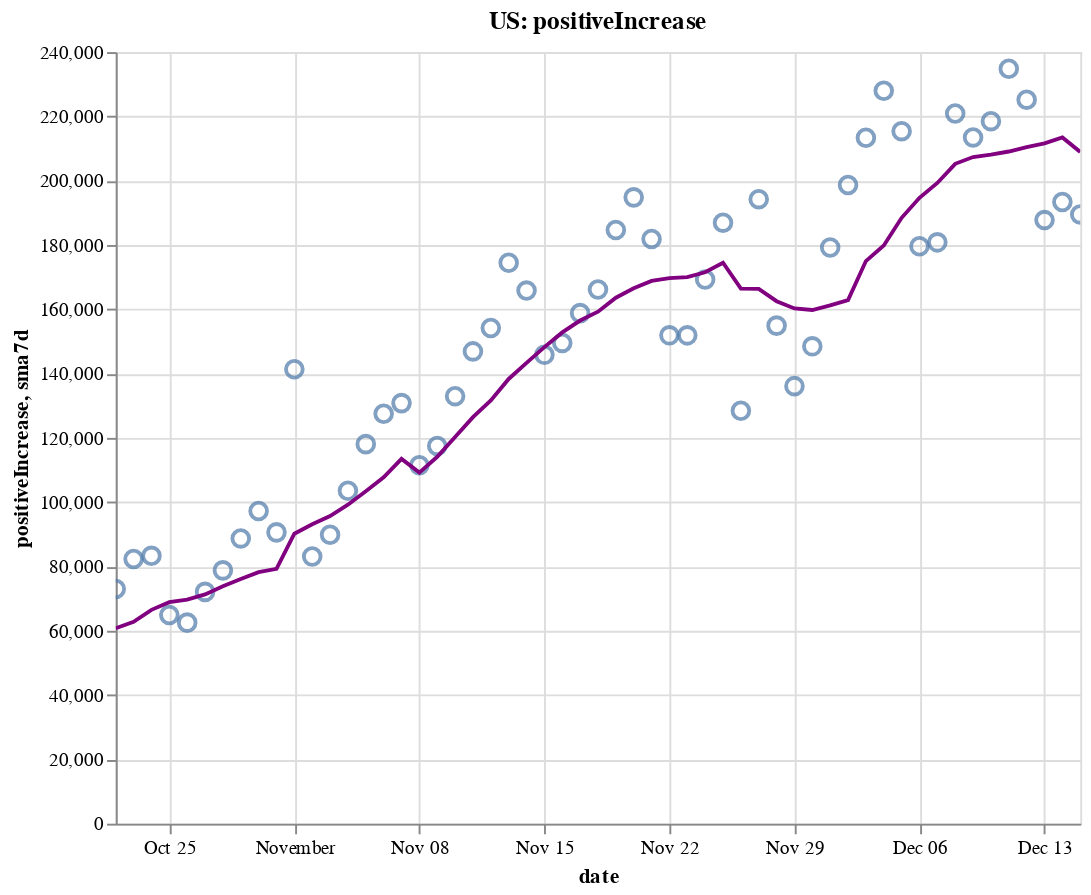

This figure's notebook cell:
### Code cell
create_plot(us, 'positiveIncrease')

### Figure 1 — Vega-Lite specification as saved in the notebook (floating-point values rounded to 4 significant figures)
{"config": {"view": {"continuousWidth": 400, "continuousHeight": 300}}, "layer": [{"layer": [{"mark": {"type": "point", "size": 75}, "encoding": {"tooltip": [{"type": "temporal", "field": "date"}, {"type": "quantitative", "field": "positiveIncrease"}, {"type": "quantitative", "field": "sma7d"}], "x": {"type": "temporal", "field": "date"}, "y": {"type": "quantitative", "field": "positiveIncrease"}}, "selection": {"selector002": {"type": "interval", "bind": "scales", "encodings": ["x", "y"]}}}, {"mark": {"type": "line", "color": "purple"}, "encoding": {"x": {"type": "temporal", "field": "date"}, "y": {"type": "quantitative", "field": "sma7d"}}}]}, {"mark": {"type": "rule", "color": "#aaa"}, "encoding": {"x": {"type": "temporal", "field": "date"}}, "transform": [{"filter": {"selection": "selector001"}}]}, {"mark": "circle", "encoding": {"opacity": {"condition": {"value": 1, "selection": "selector001"}, "value": 0}, "tooltip": [{"type": "temporal", "field": "date"}, {"type": "quantitative", "field": "positiveIncrease"}, {"type": "quantitative", "field": "sma7d"}], "x": {"type": "temporal", "field": "date"}, "y": {"type": "quantitative", "field": "positiveIncrease"}}, "selection": {"selector001": {"type": "single", "encodings": ["x"], "on": "mouseover", "nearest": true, "empty": "none"}}}, {"mark": {"type": "text", "align": "left", "dx": 5, "dy": -5, "stroke": "white", "strokeWidth": 2}, "encoding": {"text": {"type": "quantitative", "field": "positiveIncrease"}, "tooltip": [{"type": "temporal", "field": "date"}, {"type": "quantitative", "field": "positiveIncrease"}, {"type": "quantitative", "field": "sma7d"}], "x": {"type": "temporal", "field": "date"}, "y": {"type": "quantitative", "field": "positiveIncrease"}}, "transform": [{"filter": {"selection": "selector001"}}]}, {"mark": {"type": "text", "align": "left", "dx": 5, "dy": -5}, "encoding": {"text": {"type": "quantitative", "field": "positiveIncrease"}, "tooltip": [{"type": "temporal", "field": "date"}, {"type": "quantitative", "field": "positiveIncrease"}, {"type": "quantitative", "field": "sma7d"}], "x": {"type": "temporal", "field": "date"}, "y": {"type": "quantitative", "field": "positiveIncrease"}}, "transform": [{"filter": {"selection": "selector001"}}]}], "data": {"name": "data-f7ad37534641cac7327a66e265f7e62f"}, "height": 400, "title": "US: positiveIncrease", "width": 500, "$schema": "https://vega.github.io/schema/vega-lite/v4.8.1.json", "datasets": {"data-f7ad37534641cac7327a66e265f7e62f": [{"date": "2020-10-22T00:00:00", "totalTestResultsIncrease": 1279000.0, "positiveIncrease": 73000.0, "death": 215100.0, "deathIncrease": 1126.0, "positiveRate": 0.057, "state": "US", "sma7d": 60790.0}, {"date": "2020-10-23T00:00:00", "totalTestResultsIncrease": 1405000.0, "positiveIncrease": 82340.0, "death": 216000.0, "deathIncrease": 941.0, "positiveRate": 0.059, "state": "US", "sma7d": 62810.0}, {"date": "2020-10-24T00:00:00", "totalTestResultsIncrease": 1312000.0, "positiveIncrease": 83320.0, "death": 216900.0, "deathIncrease": 897.0, "positiveRate": 0.063, "state": "US", "sma7d": 66510.0}, {"date": "2020-10-25T00:00:00", "totalTestResultsIncrease": 1182000.0, "positiveIncrease": 64900.0, "death": 217300.0, "deathIncrease": 387.0, "positiveRate": 0.055, "state": "US", "sma7d": 68890.0}, {"date": "2020-10-26T00:00:00", "totalTestResultsIncrease": 1195000.0, "positiveIncrease": 62540.0, "death": 217700.0, "deathIncrease": 399.0, "positiveRate": 0.052, "state": "US", "sma7d": 69660.0}, {"date": "2020-10-27T00:00:00", "totalTestResultsIncrease": 1111000.0, "positiveIncrease": 72100.0, "death": 218600.0, "deathIncrease": 929.0, "positiveRate": 0.065, "state": "US", "sma7d": 71310.0}, {"date": "2020-10-28T00:00:00", "totalTestResultsIncrease": 1166000.0, "positiveIncrease": 78790.0, "death": 219700.0, "deathIncrease": 1045.0, "positiveRate": 0.068, "state": "US", "sma7d": 73860.0}, {"date": "2020-10-29T00:00:00", "totalTestResultsIncrease": 1364000.0, "positiveIncrease": 88730.0, "death": 220700.0, "deathIncrease": 1055.0, "positiveRate": 0.065, "state": "US", "sma7d": 76100.0}, {"date": "2020-10-30T00:00:00", "totalTestResultsIncrease": 1395000.0, "positiveIncrease": 97260.0, "death": 221700.0, "deathIncrease": 947.0, "positiveRate": 0.07, "state": "US", "sma7d": 78230.0}, {"date": "2020-10-31T00:00:00", "totalTestResultsIncrease": 1427000.0, "positiveIncrease": 90610.0, "death": 222600.0, "deathIncrease": 970.0, "positiveRate": 0.063, "state": "US", "sma7d": 79280.0}, {"date": "2020-11-01T00:00:00", "totalTestResultsIncrease": 1110000.0, "positiveIncrease": 141300.0, "death": 223000.0, "deathIncrease": 398.0, "positiveRate": 0.127, "state": "US", "sma7d": 90200.0}, {"date": "2020-11-02T00:00:00", "totalTestResultsIncrease": 1290000.0, "positiveIncrease": 83100.0, "death": 223500.0, "deathIncrease": 474.0, "positiveRate": 0.064, "state": "US", "sma7d": 93130.0}, {"date": "2020-11-03T00:00:00", "totalTestResultsIncrease": 1219000.0, "positiveIncrease": 89860.0, "death": 225000.0, "deathIncrease": 1525.0, "positiveRate": 0.074, "state": "US", "sma7d": 95670.0}, {"date": "2020-11-04T00:00:00", "totalTestResultsIncrease": 1278000.0, "positiveIncrease": 103600.0, "death": 226200.0, "deathIncrease": 1126.0, "positiveRate": 0.081, "state": "US", "sma7d": 99210.0}, {"date": "2020-11-05T00:00:00", "totalTestResultsIncrease": 1611000.0, "positiveIncrease": 118100.0, "death": 227300.0, "deathIncrease": 1155.0, "positiveRate": 0.073, "state": "US", "sma7d": 103400.0}, {"date": "2020-11-06T00:00:00", "totalTestResultsIncrease": 1619000.0, "positiveIncrease": 127500.0, "death": 228500.0, "deathIncrease": 1186.0, "positiveRate": 0.079, "state": "US", "sma7d": 107700.0}, {"date": "2020-11-07T00:00:00", "totalTestResultsIncrease": 1448000.0, "positiveIncrease": 130800.0, "death": 229600.0, "deathIncrease": 1132.0, "positiveRate": 0.09, "state": "US", "sma7d": 113500.0}, {"date": "2020-11-08T00:00:00", "totalTestResultsIncrease": 1219000.0, "positiveIncrease": 111500.0, "death": 230100.0, "deathIncrease": 501.0, "positiveRate": 0.091, "state": "US", "sma7d": 109200.0}, {"date": "2020-11-09T00:00:00", "totalTestResultsIncrease": 1446000.0, "positiveIncrease": 117500.0, "death": 230700.0, "deathIncrease": 580.0, "positiveRate": 0.081, "state": "US", "sma7d": 114100.0}, {"date": "2020-11-10T00:00:00", "totalTestResultsIncrease": 1344000.0, "positiveIncrease": 133000.0, "death": 232100.0, "deathIncrease": 1357.0, "positiveRate": 0.099, "state": "US", "sma7d": 120300.0}, {"date": "2020-11-11T00:00:00", "totalTestResultsIncrease": 1462000.0, "positiveIncrease": 146900.0, "death": 233700.0, "deathIncrease": 1579.0, "positiveRate": 0.1, "state": "US", "sma7d": 126500.0}, {"date": "2020-11-12T00:00:00", "totalTestResultsIncrease": 1569000.0, "positiveIncrease": 154200.0, "death": 234800.0, "deathIncrease": 1111.0, "positiveRate": 0.098, "state": "US", "sma7d": 131600.0}, {"date": "2020-11-13T00:00:00", "totalTestResultsIncrease": 1705000.0, "positiveIncrease": 174500.0, "death": 236100.0, "deathIncrease": 1304.0, "positiveRate": 0.102, "state": "US", "sma7d": 138300.0}, {"date": "2020-11-14T00:00:00", "totalTestResultsIncrease": 1704000.0, "positiveIncrease": 165800.0, "death": 237400.0, "deathIncrease": 1352.0, "positiveRate": 0.097, "state": "US", "sma7d": 143300.0}, {"date": "2020-11-15T00:00:00", "totalTestResultsIncrease": 1552000.0, "positiveIncrease": 145800.0, "death": 238100.0, "deathIncrease": 708.0, "positiveRate": 0.094, "state": "US", "sma7d": 148200.0}, {"date": "2020-11-16T00:00:00", "totalTestResultsIncrease": 1529000.0, "positiveIncrease": 149500.0, "death": 238700.0, "deathIncrease": 609.0, "positiveRate": 0.098, "state": "US", "sma7d": 152800.0}, {"date": "2020-11-17T00:00:00", "totalTestResultsIncrease": 1603000.0, "positiveIncrease": 158800.0, "death": 240300.0, "deathIncrease": 1562.0, "positiveRate": 0.099, "state": "US", "sma7d": 156500.0}, {"date": "2020-11-18T00:00:00", "totalTestResultsIncrease": 1618000.0, "positiveIncrease": 166200.0, "death": 242200.0, "deathIncrease": 1882.0, "positiveRate": 0.103, "state": "US", "sma7d": 159300.0}, {"date": "2020-11-19T00:00:00", "totalTestResultsIncrease": 1848000.0, "positiveIncrease": 184700.0, "death": 244200.0, "deathIncrease": 2020.0, "positiveRate": 0.1, "state": "US", "sma7d": 163600.0}, {"date": "2020-11-20T00:00:00", "totalTestResultsIncrease": 1946000.0, "positiveIncrease": 194800.0, "death": 246100.0, "deathIncrease": 1894.0, "positiveRate": 0.1, "state": "US", "sma7d": 166500.0}, {"date": "2020-11-21T00:00:00", "totalTestResultsIncrease": 2047000.0, "positiveIncrease": 181900.0, "death": 247600.0, "deathIncrease": 1554.0, "positiveRate": 0.089, "state": "US", "sma7d": 168800.0}, {"date": "2020-11-22T00:00:00", "totalTestResultsIncrease": 1752000.0, "positiveIncrease": 151900.0, "death": 248600.0, "deathIncrease": 917.0, "positiveRate": 0.087, "state": "US", "sma7d": 169700.0}, {"date": "2020-11-23T00:00:00", "totalTestResultsIncrease": 1693000.0, "positiveIncrease": 151900.0, "death": 249400.0, "deathIncrease": 858.0, "positiveRate": 0.09, "state": "US", "sma7d": 170000.0}, {"date": "2020-11-24T00:00:00", "totalTestResultsIncrease": 1882000.0, "positiveIncrease": 169300.0, "death": 251500.0, "deathIncrease": 2106.0, "positiveRate": 0.09, "state": "US", "sma7d": 171500.0}, {"date": "2020-11-25T00:00:00", "totalTestResultsIncrease": 1824000.0, "positiveIncrease": 186900.0, "death": 253800.0, "deathIncrease": 2280.0, "positiveRate": 0.102, "state": "US", "sma7d": 174500.0}, {"date": "2020-11-26T00:00:00", "totalTestResultsIncrease": 1267000.0, "positiveIncrease": 128400.0, "death": 255200.0, "deathIncrease": 1387.0, "positiveRate": 0.101, "state": "US", "sma7d": 166400.0}, {"date": "2020-11-27T00:00:00", "totalTestResultsIncrease": 2032000.0, "positiveIncrease": 194200.0, "death": 256600.0, "deathIncrease": 1392.0, "positiveRate": 0.096, "state": "US", "sma7d": 166400.0}, {"date": "2020-11-28T00:00:00", "totalTestResultsIncrease": 1673000.0, "positiveIncrease": 154900.0, "death": 257800.0, "deathIncrease": 1251.0, "positiveRate": 0.093, "state": "US", "sma7d": 162500.0}, {"date": "2020-11-29T00:00:00", "totalTestResultsIncrease": 1285000.0, "positiveIncrease": 136100.0, "death": 258700.0, "deathIncrease": 823.0, "positiveRate": 0.106, "state": "US", "sma7d": 160300.0}, {"date": "2020-11-30T00:00:00", "totalTestResultsIncrease": 1606000.0, "positiveIncrease": 148500.0, "death": 259700.0, "deathIncrease": 1035.0, "positiveRate": 0.092, "state": "US", "sma7d": 159800.0}, {"date": "2020-12-01T00:00:00", "totalTestResultsIncrease": 1471000.0, "positiveIncrease": 179200.0, "death": 262200.0, "deathIncrease": 2506.0, "positiveRate": 0.122, "state": "US", "sma7d": 161200.0}, {"date": "2020-12-02T00:00:00", "totalTestResultsIncrease": 1556000.0, "positiveIncrease": 198700.0, "death": 265000.0, "deathIncrease": 2804.0, "positiveRate": 0.128, "state": "US", "sma7d": 162900.0}, {"date": "2020-12-03T00:00:00", "totalTestResultsIncrease": 1894000.0, "positiveIncrease": 213400.0, "death": 267800.0, "deathIncrease": 2825.0, "positiveRate": 0.113, "state": "US", "sma7d": 175000.0}, {"date": "2020-12-04T00:00:00", "totalTestResultsIncrease": 1901000.0, "positiveIncrease": 228000.0, "death": 270400.0, "deathIncrease": 2573.0, "positiveRate": 0.12, "state": "US", "sma7d": 179800.0}, {"date": "2020-12-05T00:00:00", "totalTestResultsIncrease": 2210000.0, "positiveIncrease": 215400.0, "death": 272900.0, "deathIncrease": 2480.0, "positiveRate": 0.097, "state": "US", "sma7d": 188500.0}, {"date": "2020-12-06T00:00:00", "totalTestResultsIncrease": 1600000.0, "positiveIncrease": 179600.0, "death": 274000.0, "deathIncrease": 1145.0, "positiveRate": 0.112, "state": "US", "sma7d": 194700.0}, {"date": "2020-12-07T00:00:00", "totalTestResultsIncrease": 1718000.0, "positiveIncrease": 180800.0, "death": 275300.0, "deathIncrease": 1297.0, "positiveRate": 0.105, "state": "US", "sma7d": 199300.0}, {"date": "2020-12-08T00:00:00", "totalTestResultsIncrease": 1672000.0, "positiveIncrease": 220900.0, "death": 278000.0, "deathIncrease": 2703.0, "positiveRate": 0.132, "state": "US", "sma7d": 205200.0}, {"date": "2020-12-09T00:00:00", "totalTestResultsIncrease": 1811000.0, "positiveIncrease": 213500.0, "death": 281200.0, "deathIncrease": 3164.0, "positiveRate": 0.118, "state": "US", "sma7d": 207400.0}, {"date": "2020-12-10T00:00:00", "totalTestResultsIncrease": 1890000.0, "positiveIncrease": 218500.0, "death": 284300.0, "deathIncrease": 3115.0, "positiveRate": 0.116, "state": "US", "sma7d": 208100.0}, {"date": "2020-12-11T00:00:00", "totalTestResultsIncrease": 1990000.0, "positiveIncrease": 234800.0, "death": 287100.0, "deathIncrease": 2749.0, "positiveRate": 0.118, "state": "US", "sma7d": 209100.0}, {"date": "2020-12-12T00:00:00", "totalTestResultsIncrease": 1811000.0, "positiveIncrease": 225200.0, "death": 289600.0, "deathIncrease": 2494.0, "positiveRate": 0.124, "state": "US", "sma7d": 210500.0}, {"date": "2020-12-13T00:00:00", "totalTestResultsIncrease": 1762000.0, "positiveIncrease": 187800.0, "death": 291000.0, "deathIncrease": 1494.0, "positiveRate": 0.107, "state": "US", "sma7d": 211600.0}, {"date": "2020-12-14T00:00:00", "totalTestResultsIncrease": 2159000.0, "positiveIncrease": 193400.0, "death": 292400.0, "deathIncrease": 1358.0, "positiveRate": 0.09, "state": "US", "sma7d": 213400.0}, {"date": "2020-12-15T00:00:00", "totalTestResultsIncrease": 1733000.0, "positiveIncrease": 189500.0, "death": 295100.0, "deathIncrease": 2915.0, "positiveRate": 0.109, "state": "US", "sma7d": 208900.0}]}}
